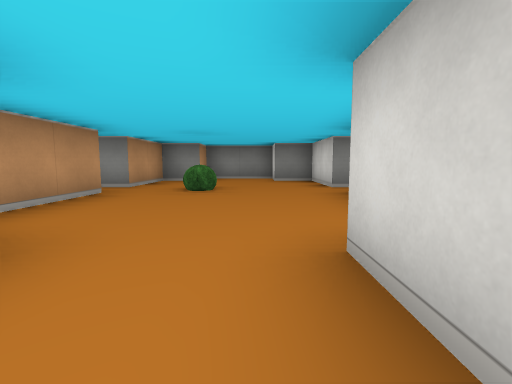
[1] (above)

23 first-person views from a walk through a cub3D ray-caster map. The camera is about half as high as the walls, tilts 6° down and sees 85° across. The floor is counted in squares. Each view is taken from the middle of a square. On the plan, view 1 faces up. The plan holds only what a view shows up to about 9 squares ahead; the rest is blank.

[2]
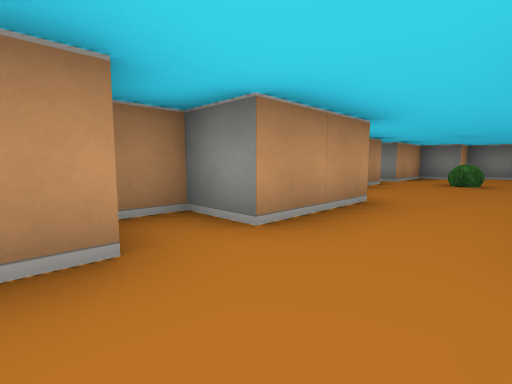

[3]
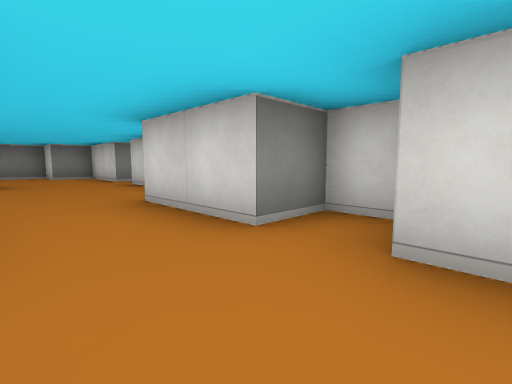

[4]
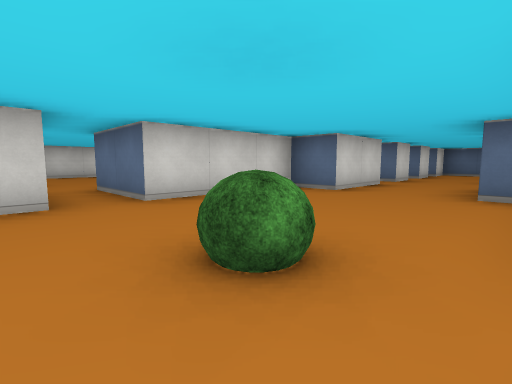

[5]
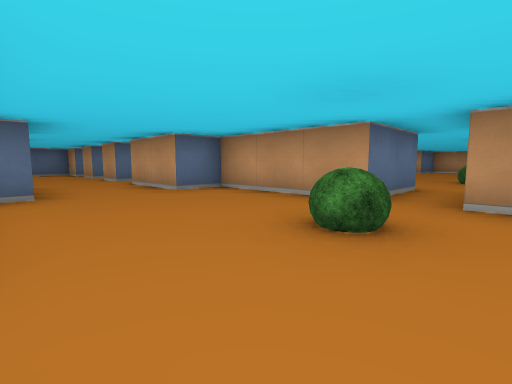

[6]
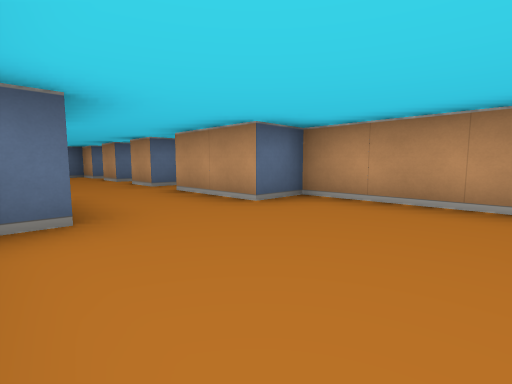

[7]
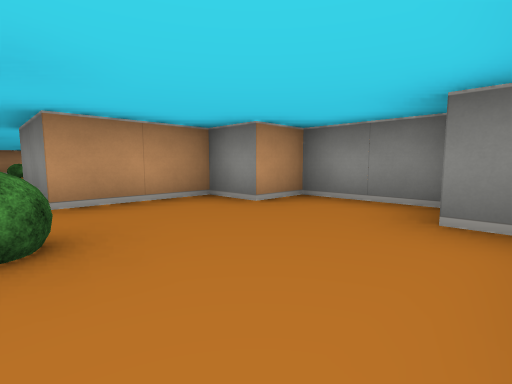

[8]
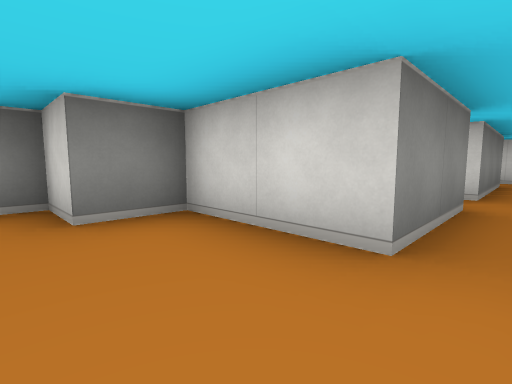

[9]
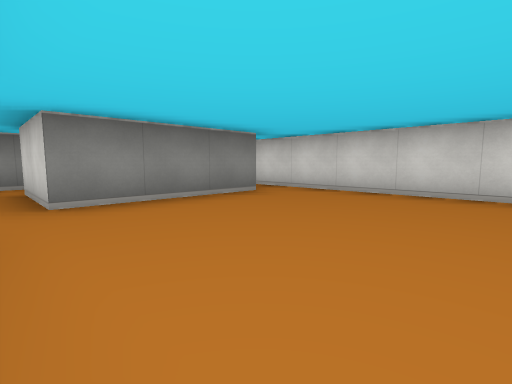

[10]
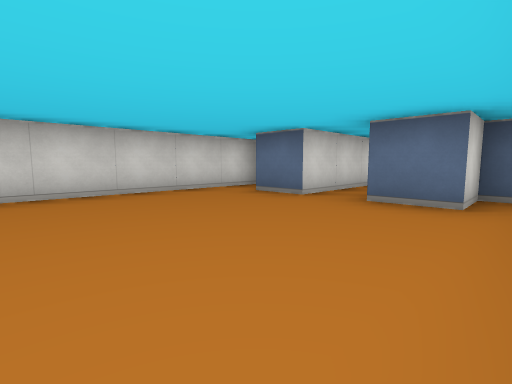

[11]
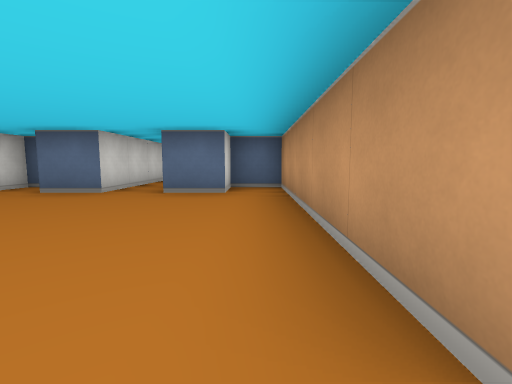

[12]
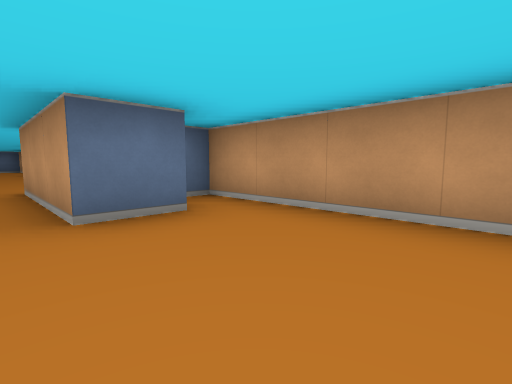

[13]
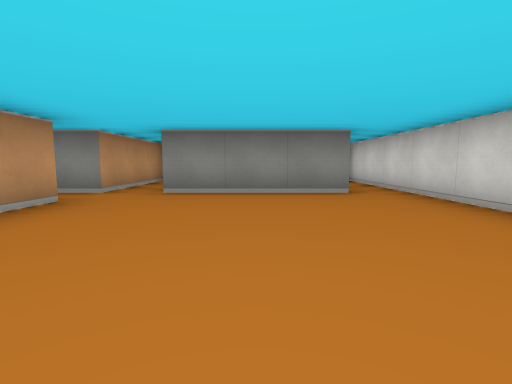

[14]
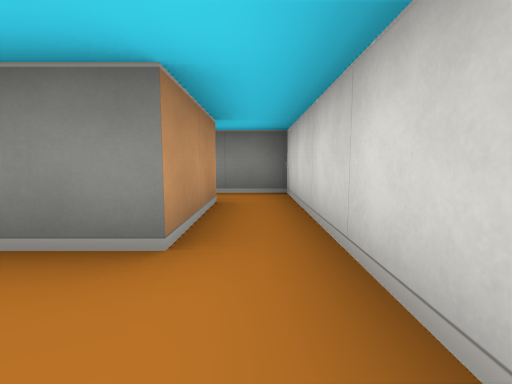

[15]
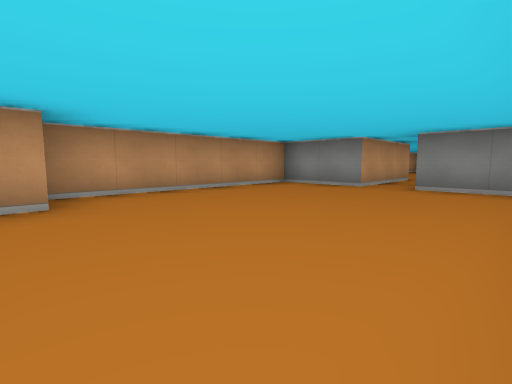

[16]
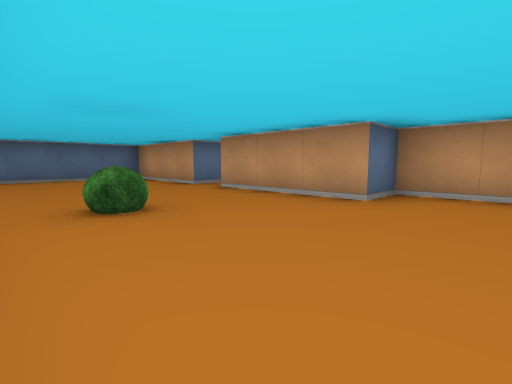

[17]
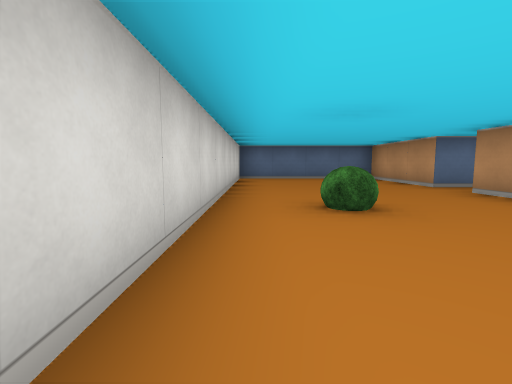

[18]
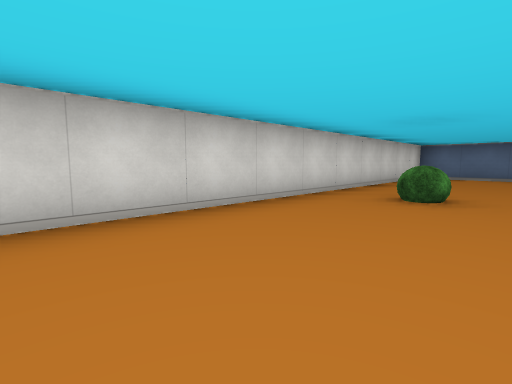

[19]
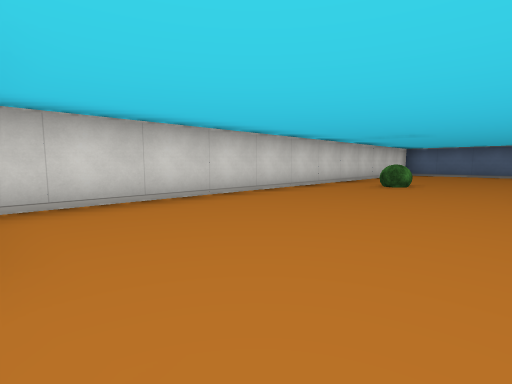

[20]
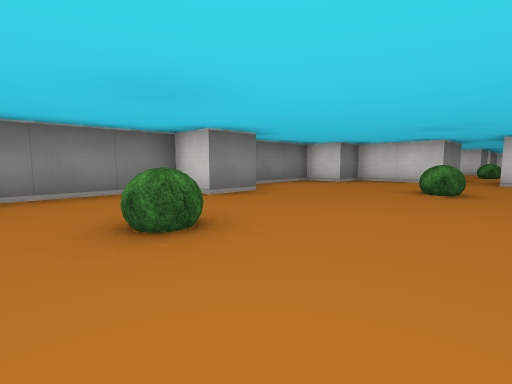

[21]
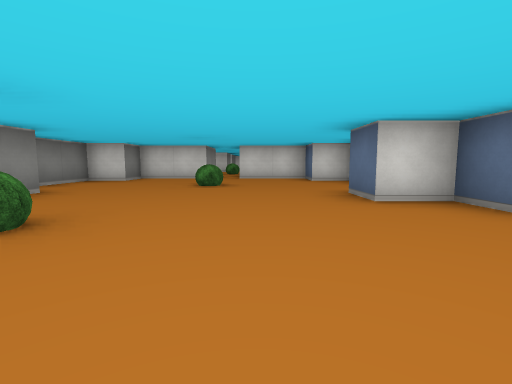

[22]
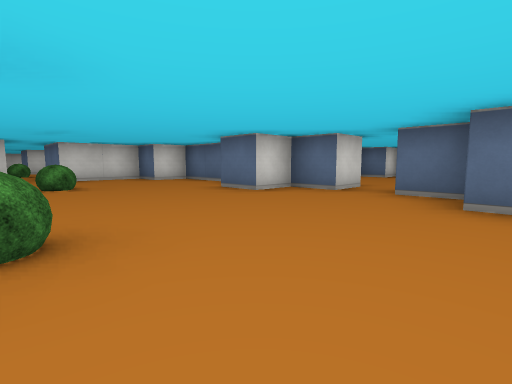

[23]
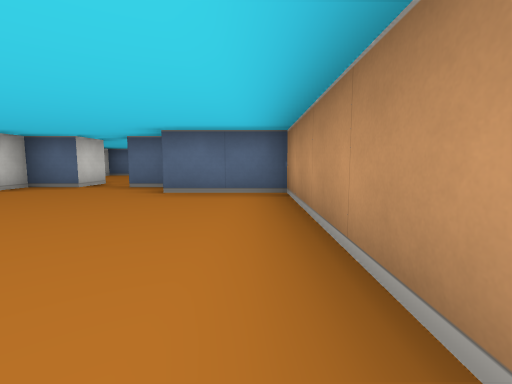

### Floor plan
Ten units are one square. View 1 is at (0, 0); x grows to the right and y downward. Boxes are objects, and circles mark ways between rooms. Rooms are numbered by the first view taken in them; rooms with no view inside come last. Other rooms are left out.
<svg viewBox="-150 -90 240 240">
<path fill="none" stroke="#000" d="M-21 15 -15 15 -15 25M5 25 5 15 10 15M15 12 15 5 5 5 5 -15M-15 -15 -15 5 -25 5 -25 12M15 -55 15 -75 5 -75 5 -85 -15 -85 -15 -75 -25 -75 -25 -55 -45 -55M-45 -45 -25 -45 -25 -15 -15 -15M5 -15 15 -15 15 -45M75 -55 45 -55M35 -55 15 -55M85 5 85 -55M15 -45 35 -45 35 5 45 5 45 -5 55 -5 55 25M65 25 65 -5 75 -5M36 115 45 115 45 145 85 145 85 31M55 25 35 25 35 75 45 75 45 105M79 25 65 25M-85 -75 -95 -75 -95 -85 -119 -85M-72 -15 -55 -15 -55 -25 -45 -25 -45 -45M-45 -55 -45 -75 -55 -75 -55 -85 -75 -85M-105 -5 -105 -15 -95 -15 -95 -25 -85 -25M-124 -15 -115 -15M-145 -65 -145 -25 -125 -25M75 -75 75 -55M45 -55 45 -75M35 -85 35 -55M85 -55 85 -85 72 -85"/>
<rect x="-15" y="-55" width="10" height="10" fill="#bbb"><title>bush</title></rect>
<rect x="65" y="85" width="10" height="10" fill="#bbb"><title>bush</title></rect>
<rect x="-115" y="-65" width="10" height="10" fill="#bbb"><title>bush</title></rect>
<rect x="-75" y="-55" width="10" height="10" fill="#bbb"><title>bush</title></rect>
<circle cx="-5" cy="-5" r="3" fill="#2a7"/>
<circle cx="25" cy="-50" r="3" fill="#2a7"/>
<circle cx="-35" cy="-50" r="3" fill="#2a7"/>
<circle cx="60" cy="20" r="3" fill="#2a7"/>
<circle cx="40" cy="-65" r="3" fill="#2a7"/>
<circle cx="80" cy="-65" r="3" fill="#2a7"/>
<text x="-10" y="10">1</text>
<text x="-10" y="-50">2</text>
<text x="60" y="-30">3</text>
<text x="60" y="80">4</text>
<text x="-90" y="-50">5</text>
<text x="60" y="-70">6</text>
</svg>
Room 1 opens to room 2. Room 2 opens to room 3. Room 2 opens to room 5. Room 3 opens to room 4. Room 3 opens to room 6.

Where each view was taken, in squares from view 1:
view 1: 0 up, 0 right, facing up
view 2: 2 down, 0 right, facing up-left
view 3: 2 down, 1 left, facing up-right
view 4: 6 up, 2 left, facing down-right
view 5: 6 up, 1 right, facing down-left
view 6: 4 up, 1 right, facing down-left
view 7: 5 up, 1 right, facing up-left
view 8: 5 up, 0 right, facing up-right
view 9: 2 up, 4 right, facing up-right
view 10: 4 up, 4 right, facing down-right
view 11: 5 up, 4 right, facing down
view 12: 3 up, 6 right, facing down-left
view 13: 1 up, 6 right, facing up
view 14: 4 up, 8 right, facing up
view 15: 8 down, 8 right, facing up-left
view 16: 6 down, 8 right, facing down-left
view 17: 6 down, 8 right, facing down
view 18: 5 down, 6 right, facing down-right
view 19: 3 down, 5 right, facing down-right
view 20: 4 up, 12 left, facing up-right
view 21: 4 up, 13 left, facing right
view 22: 6 up, 13 left, facing down-right
view 23: 7 up, 14 left, facing down
